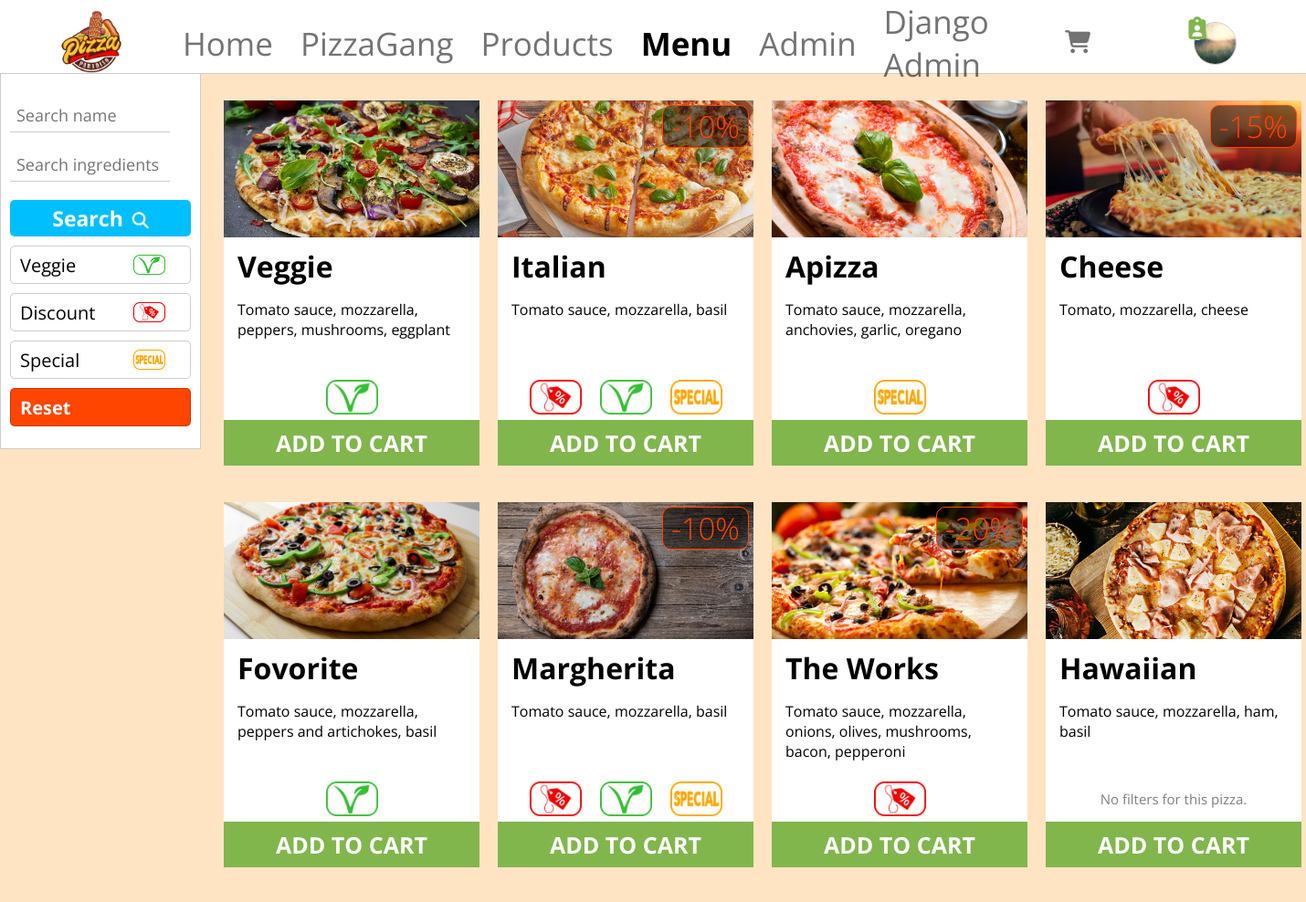
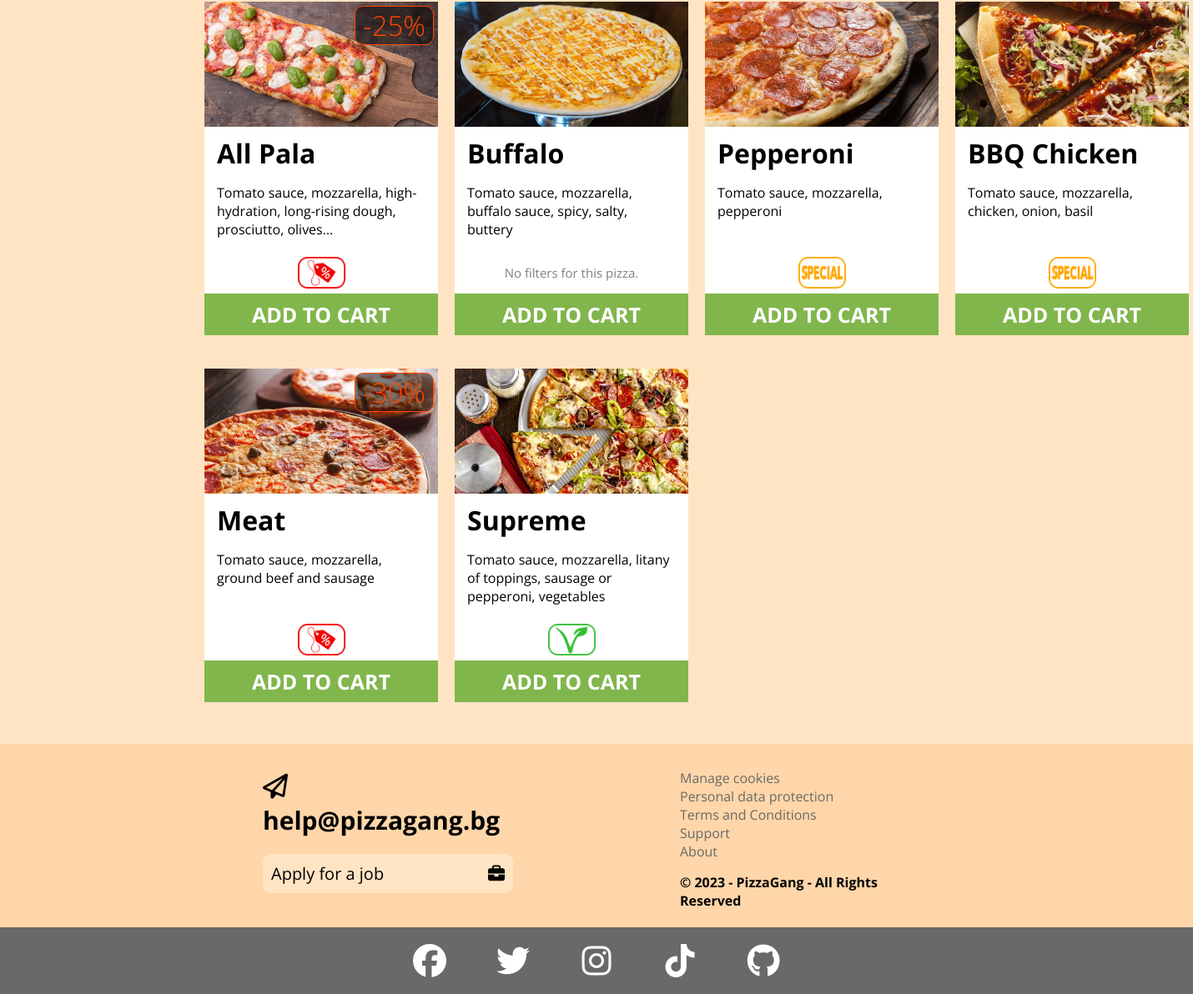
The page /menu/ (signed in) on the database its author committed (2 pictures, top to bottom).
### PizzaGang/main/models.py (models this page shows, shortened)
class Profile(models.Model):
    user = models.OneToOneField(User, on_delete=models.CASCADE)
    avatar = models.ImageField(upload_to='static/images/avatars/', null=True, blank=True)
    address = models.TextField(null=True, blank=True)
    phone_number = PhoneNumberField(null=True, blank=True)

class Pizza(models.Model):
    name = models.CharField(max_length=30)
    ingredients = models.TextField()
    image = models.ImageField(upload_to='static/images/pizza/')
    price = models.FloatField(validators=[validate_positive])
    is_special = models.BooleanField(blank=True, null=True)
    is_offer = models.BooleanField(blank=True, null=True)
    is_vege = models.BooleanField(blank=True, null=True)
    discount = models.IntegerField(blank=True, null=True)

### PizzaGang/main/views.py (the view)
# urls.py: path('menu/', MenuView.as_view(), name='menu'),
class MenuView(ListView):
    template_name = 'pizza/menu.html'
    model = Pizza
    queryset = Pizza.objects.order_by('price', 'name')
    def get_context_data(self, **kwargs):
        context = super().get_context_data(**kwargs)
        pizza_filter = PizzaOrderFilter(self.request.GET, queryset=self.queryset)
        context['pizza_filter'] = pizza_filter
        context['in_menu'] = True
        return context

### PizzaGang/main/context_processors.py (called while the page is built)
def get_cart_items_count(request):
    cart_items_count = 0
    if request.user.is_authenticated:
        user = request.user
        cart = Cart.objects.get(user=user)
        pizza_items_count = CartItem.objects.filter(cart=cart).count()
        offer_items_count = 0
        offer_items = OfferItem.objects.filter(cart=cart)
        for offer_item in offer_items:
            offer_items_count += CartItem.objects.filter(offer=offer_item.offer).count()
        cart_items_count = pizza_items_count + offer_items_count
    return {'cart_items_count': cart_items_count, 'current_user': request.user}

### PizzaGang/main/templatetags/custom_filters.py (called while the page is built)
@register.filter(name='has_group')
def has_group(user, group_name):
    return user.groups.filter(name=group_name).exists()

### templates/pizza/menu.html (shortened to what this page needs)
{% extends 'base/base.html' %}
{% load static %}
{% block head %}
    <link rel="stylesheet" href="{% static 'css/show_menu.css' %}">
{% endblock %}
{% block content %}
    <div class="main-menu-container">
        <div class="sidebar">
            <form method="get" action="{% url 'menu' %}">
                <div class="item">
                    {{ pizza_filter.form.name }}
                    <hr>
                </div>
                <div class="item">
                    {{ pizza_filter.form.ingredients }}
                    <hr>
                </div>
                <button type="submit">
                    Search<i class="fa-solid fa-magnifying-glass"></i>
                </button>
                <a href="/menu/?name=&ingredients=&is_vege=true">
                    Veggie
                    <img src="{% static 'images/icons/vege.png' %}" alt="ve_img">
                </a>
                <a href="/menu/?name=&ingredients=&is_offer=true">
                    Discount
                    <img src="{% static 'images/icons/discount.png' %}" alt="di_img">
                </a>
                <a href="/menu/?name=&ingredients=&is_special=true">
                    Special
                    <img src="{% static 'images/icons/special.png' %}" alt="sp_img">
                </a>
                <a class="reset" href="{% url 'menu' %}">Reset</a>
            </form>
        </div>
        <div class="main-container">
            {% for pizza in pizza_filter.qs %}
                <div class="pizza-container">
                    {% if pizza.discount %}
                        <p class="discount">-{{ pizza.discount }}&percnt;</p>
                    {% endif %}
                    <div class="img-container">
                        <img src="{{ pizza.image.url }}" alt="pizza-img">
                    </div>
                    <div class="info-container">
                        <h1>{{ pizza.name }}</h1>
                        <p class="ingredients">{{ pizza.ingredients|truncatechars:80 }}</p>
                    </div>
                    <div class="filters-container">
                        {% if pizza.is_offer %}
                            <img src="{% static 'images/icons/discount.png' %}" alt="pizza-offer-img">
                        {% endif %}
                        {% if pizza.is_vege %}
                            <img src="{% static 'images/icons/vege.png' %}" alt="pizza-vege-img">
                        {% endif %}
                        {% if pizza.is_special %}
                            <img src="{% static 'images/icons/special.png' %}" alt="pizza-special-img">
                        {% endif %}
                        {% if not pizza.is_special and not pizza.is_vege and not pizza.is_offer %}
                            <p>No filters for this pizza.</p>
                        {% endif %}
                    </div>
                    <div class="order-button-container">
                        <form action="{% url 'add_to_cart' pizza.pk %}" method="post">
                            <button type="submit">ADD TO CART</button>
                        </form>
                    </div>
                </div>
            {% endfor %}
        </div>
    </div>
{% endblock %}

### templates/base/base.html (shortened to what this page needs)
{% load static %}
{% load custom_filters %}
<!DOCTYPE html>
<html lang="en">
<head>
    {% block head %}{% endblock %}
</head>
<body>
<div class="header">
    <div class="logo-container">
        <a href="{% url 'home' %}">
            <img src="{% static 'images/logo.png' %}" alt="logo">
        </a>
    </div>
    <div class="menu-container">
        <div>
            {% if in_home %}
                <a style="color: black; font-weight: bold" href="{% url 'home' %}">Home</a>
            {% else %}
                <a href="{% url 'home' %}">Home</a>
            {% endif %}
        </div>
        <div>
            {% if in_about %}
                <a style="color: black; font-weight: bold" href="{% url 'about' %}">PizzaGang</a>
            {% else %}
                <a href="{% url 'about' %}">PizzaGang</a>
            {% endif %}
        </div>
        <div>
            {% if in_products %}
                <a style="color: black; font-weight: bold" href="{% url 'products' %}">Products</a>
            {% else %}
                <a href="{% url 'products' %}">Products</a>
            {% endif %}
        </div>
        <div>
            {% if in_menu %}
                <a style="color: black; font-weight: bold" href="{% url 'menu' %}">Menu</a>
            {% else %}
                <a href="{% url 'menu' %}">Menu</a>
            {% endif %}
        </div>
        {% if current_user.is_superuser or current_user|has_group:"order_staff" or current_user|has_group:"settings_staff" or current_user|has_group:"full_staff" %}
            <div>
                {% if current_user|has_group:"settings_staff" %}
                    <a href="{% url 'show_offers_settings' %}">Admin</a>
                {% else %}
                    <a href="{% url 'show_admin' %}">Admin</a>
                {% endif %}
            </div>
            <div>
                <a href="{% url 'admin:index' %}">Django Admin</a>
            </div>
        {% endif %}
    </div>
    <div class="cart-container-base">
        {% if current_user.is_authenticated %}
            <a href="{% url 'show_cart' %}">
                {% if cart_items_count > 0 %}
                    <i class="fa-solid fa-cart-shopping fa-bounce">{{ cart_items_count }}</i>
                {% else %}
                    <i class="fa-solid fa-cart-shopping"></i>
                {% endif %}
            </a>
        {% endif %}
    </div>
    <div class="avatar-container">
        {% if current_user.is_authenticated %}
            <a href="{% url 'show_user' current_user.pk %}">
                <div class="img-selector">
                    {% if current_user.is_superuser or current_user|has_group:"order_staff" or current_user|has_group:"settings_staff" or current_user|has_group:"full_staff" %}
                        <i class="fa-solid fa-clipboard-user"></i>
                    {% endif %}
                    {% if current_user.profile.avatar %}
                        <img src="{{ current_user.profile.avatar.url }}" alt="avatar">
                    {% else %}
                        <img src="{% static 'images/avatars/default-avatar.jpg' %}" alt="default-avatar">
                    {% endif %}
                </div>
            </a>
        {% else %}
            <a class="sign_in" href="{% url 'sign_in' %}">Sign In</a>
        {% endif %}
    </div>
</div>
{% block content %}
{% endblock %}
<div class="footer">
    <div class="main">
        <div class="main-footer">
            <div class="footer-info">
                <p class="contact-p"><i class="fa-regular fa-paper-plane"></i> help@pizzagang.bg</p>
                <p class="apply-p">Apply for a job <i class="fa-solid fa-briefcase"></i></p>
            </div>
            <div class="footer-links">
                <div class="links">
                    <a href="">Manage cookies</a>
                    <a href="">Personal data protection</a>
                    <a href="">Terms and Conditions</a>
                    <a href="">Support</a>
                    <a href="{% url 'about' %}">About</a>
                    <p><b>&copy; 2023 - PizzaGang - All Rights Reserved</b></p>
                </div>
            </div>
        </div>
    </div>
    <div class="social-media-container">
        <div>
            <a href="https://facebook.com">
                <i class="fa-brands fa-facebook"></i>
            </a>
        </div>
        <div>
            <a href="https://twitter.com">
                <i class="fa-brands fa-twitter"></i>
            </a>
        </div>
        <div>
            <a href="https://instagram.com">
                <i class="fa-brands fa-instagram"></i>
            </a>
        </div>
        <div>
            <a href="https://tiktok.com">
                <i class="fa-brands fa-tiktok"></i>
            </a>
        </div>
        <div>
            <a href="https://github.com/kaloydimitrov/PizzaGang">
                <i class="fa-brands fa-github"></i>
            </a>
        </div>
    </div>
</div>
</body>
</html>

### static/css/show_menu.css (style rules this page uses)
.main-menu-container { display: grid; grid-template-columns: 220px 1fr; column-gap: 20px; }
.sidebar { height: 370px; background-color: white; padding: 30px 10px 10px 10px; border: 1px solid rgba(0, 0, 0, 0.2); }
.sidebar input { border: 0; box-sizing: border-box; font-size: 20px; width: 200px; }
.sidebar input::placeholder { font-size: 18px; padding-left: 5px; }
.sidebar hr { margin: 4px 0 20px 0; border: none; height: 1px; color: rgba(0, 0, 0, 0.20); background-color: rgba(0, 0, 0, 0.20); width: 175px; }
.sidebar button { cursor: pointer; color: white; font-weight: bold; font-size: 23px; background-color: deepskyblue; border: 0; height: 40px; border-radius: 5px; width: 100%; }
.sidebar button i { font-size: 18px; margin-left: 10px; }
.sidebar a { height: 40px; border-radius: 5px; margin-top: 10px; display: grid; grid-template-columns: 2fr 1fr; align-items: center; padding-left: 10px; border: 1px solid rgba(0, 0, 0, 0.2); text-decoration: none; color: black; font-size: 20px; }
.sidebar a img { width: 35px; }
.sidebar .reset { background-color: orangered; color: white; font-weight: bold; }
.main-container { margin-top: 30px; margin-bottom: 50px; display: grid; grid-template-columns: 280px 280px 280px 280px; justify-content: center; column-gap: 20px; row-gap: 40px; }
.pizza-container { cursor: default; position: relative; height: 400px; background-color: white; transition: box-shadow 0.1s; }
.pizza-container .discount { position: absolute; top: 5px; right: 5px; background-color: rgba(0, 0, 0, 0.5); display: inline-block; color: orangered; border: 1px solid orangered; border-radius: 10px; font-weight: lighter; font-size: 33px; padding: 0 9px 0 9px; z-index: 1; }
.img-container { position: absolute; top: 0; left: 0; right: 0; bottom: 250px; }
.img-container img { width: 100%; height: 100%; object-fit: cover; }
.info-container { position: absolute; top: 150px; bottom: 100px; left: 0; right: 0; padding: 0 15px 0 15px; }
.info-container h1 { margin: 10px 0 15px 0; }
.info-container p { margin: 0; }
.filters-container { position: absolute; top: 300px; bottom: 50px; left: 0; right: 0; padding: 0 15px 0 15px; display: flex; column-gap: 20px; align-items: center; justify-content: center; }
.filters-container img { width: 57px; }
.filters-container p { font-size: 15px; color: gray; }
.order-button-container { position: absolute; top: 350px; bottom: 0; left: 0; right: 0; }
.order-button-container button { cursor: pointer; position: absolute; border: 0; left: 0; right: 0; top: 0; bottom: 0; background-color: rgb(129, 182, 76); color: white; font-size: 25px; font-weight: bold; }

### rows shown on the page
Pizza: image (picture), name "Veggie", ingredients "Tomato sauce, mozzarella, peppers, mushrooms, eggplant", is_vege True (drawn)
Pizza: discount "10", image (picture), name "Italian", ingredients "Tomato sauce, mozzarella, basil", is_offer True (drawn), is_vege True (drawn), is_special True (drawn)
Pizza: image (picture), name "Apizza", ingredients "Tomato sauce, mozzarella, anchovies, garlic, oregano", is_special True (drawn)
Pizza: discount "15", image (picture), name "Cheese", ingredients "Tomato, mozzarella, cheese", is_offer True (drawn)
Pizza: image (picture), name "Fovorite", ingredients "Tomato sauce, mozzarella, peppers and artichokes, basil", is_vege True (drawn)
Pizza: discount "10", image (picture), name "Margherita", ingredients "Tomato sauce, mozzarella, basil", is_offer True (drawn), is_vege True (drawn), is_special True (drawn)
Pizza: discount "20", image (picture), name "The Works", ingredients "Tomato sauce, mozzarella, onions, olives, mushrooms, bacon, pepperoni", is_offer True (drawn)
Pizza: image (picture), name "Hawaiian", ingredients "Tomato sauce, mozzarella, ham, basil", shows "No filters for this pizza."
Pizza: discount "25", image (picture), name "All Pala", ingredients "Tomato sauce, mozzarella, high-hydration, long-rising dough, prosciutto, olives…", is_offer True (drawn)
Pizza: image (picture), name "Buffalo", ingredients "Tomato sauce, mozzarella, buffalo sauce, spicy, salty, buttery", shows "No filters for this pizza."
Pizza: image (picture), name "Pepperoni", ingredients "Tomato sauce, mozzarella, pepperoni", is_special True (drawn)
Pizza: image (picture), name "BBQ Chicken", ingredients "Tomato sauce, mozzarella, chicken, onion, basil", is_special True (drawn)
Pizza: discount "30", image (picture), name "Meat", ingredients "Tomato sauce, mozzarella, ground beef and sausage", is_offer True (drawn)
Pizza: image (picture), name "Supreme", ingredients "Tomato sauce, mozzarella, litany of toppings, sausage or pepperoni, vegetables", is_vege True (drawn)
